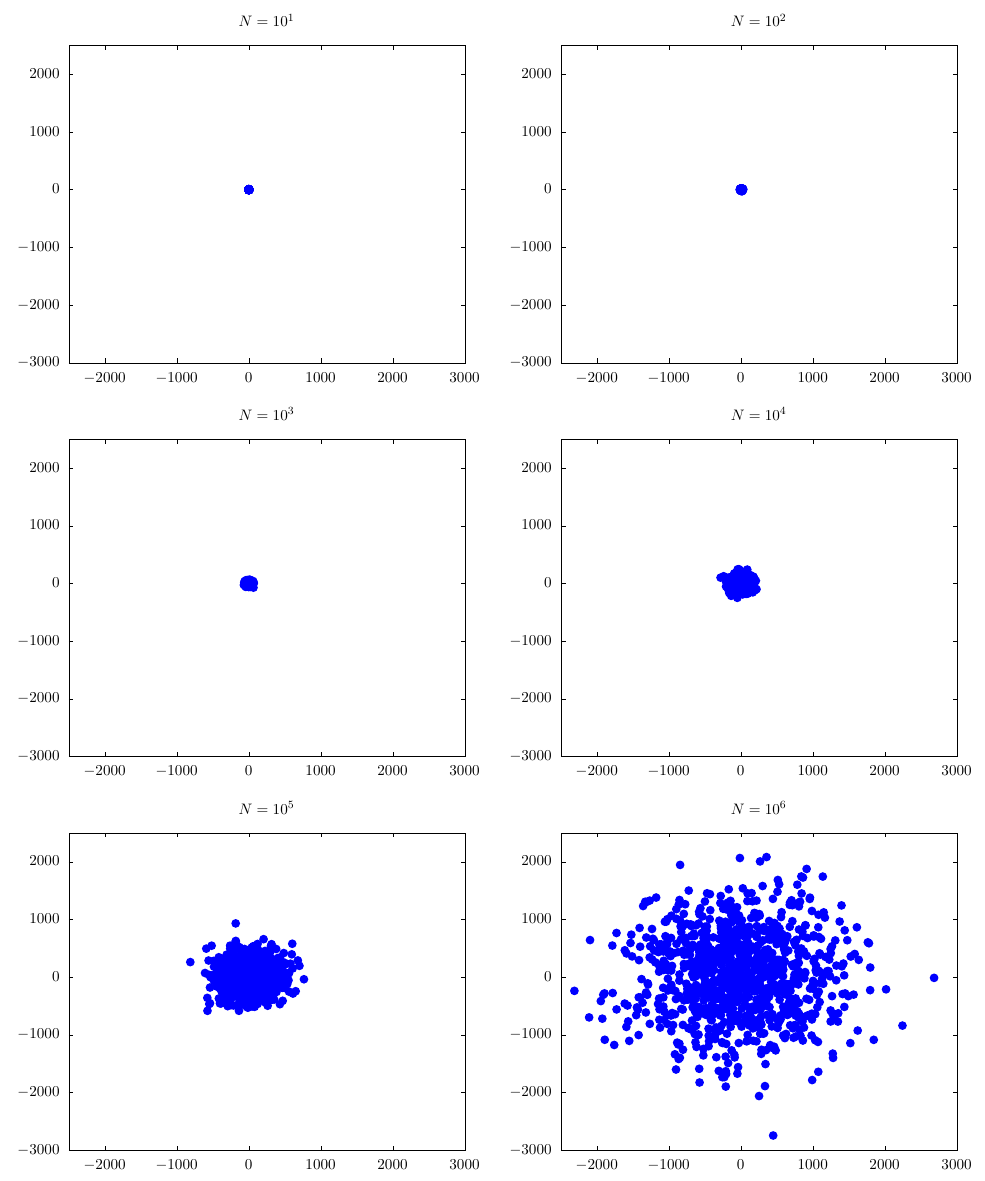

Here is the gnuplot script that generated this plot:
set terminal epslatex standalone size 25cm, 30cm
set output "tarefa-c-grafico.tex"

set pointsize 2
set style line 1 lc rgb "blue" lw 3

set multiplot layout 3,2 \
#    title "Gráfico de difusão"\
#    font ",13"

set tmargin 3
set bmargin 4
set rmargin 4
set lmargin 4


set title "$N = 10^1$"
plot "saida-tarefa-n1.dat" w p ls 1 pointtype 7 notitle
set title "$N = 10^2$"
plot "saida-tarefa-n2.dat" w p ls 1 pointtype 7 notitle 
set title "$N = 10^3$"
plot "saida-tarefa-n3.dat" w p ls 1 pointtype 7 notitle


set title "$N = 10^4$"
plot "saida-tarefa-n4.dat" w p ls 1 pointtype 7 notitle

set xtics rotate by 45 offset -1, -2
set title "$N = 10^5$"
plot "saida-tarefa-n5.dat" w p ls 1 pointtype 7 notitle
set title "$N = 10^6$"
plot "saida-tarefa-n6.dat" w p ls 1 pointtype 7 notitle

unset multiplot
